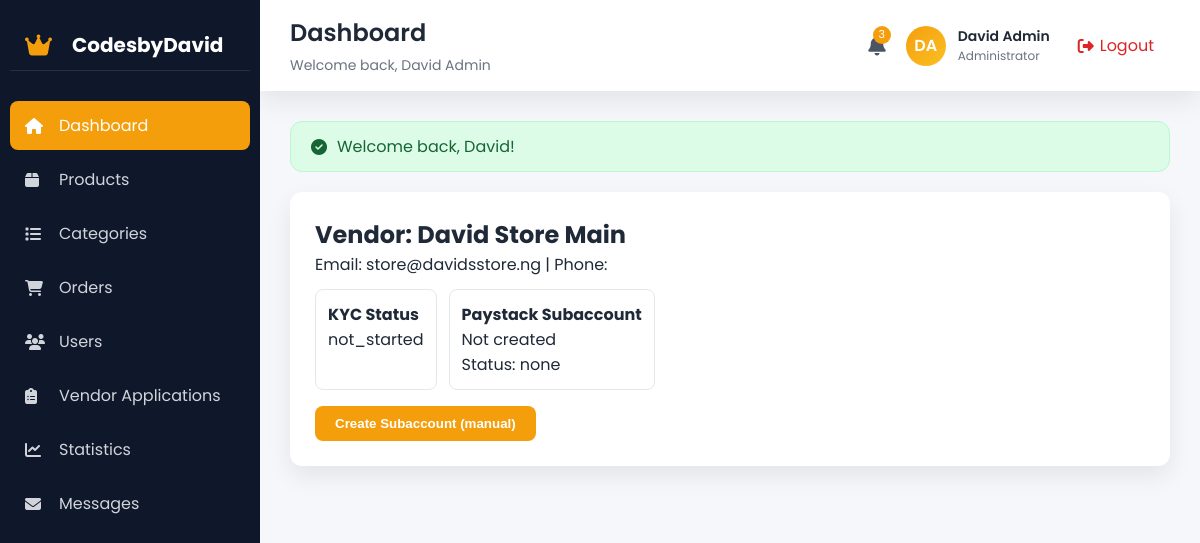
Screenshot of /admin/vendor_detail.php?id=1 (signed in) with the database file from the repository.
### tables this page shows
CREATE TABLE IF NOT EXISTS users (
    id INT AUTO_INCREMENT PRIMARY KEY,
    first_name VARCHAR(100) NOT NULL,
    last_name VARCHAR(100) NOT NULL,
    email VARCHAR(255) NOT NULL UNIQUE,
    password_hash VARCHAR(255) NOT NULL,
    phone VARCHAR(30),
    role ENUM('customer', 'admin') DEFAULT 'customer',
    is_active TINYINT(1) DEFAULT 1,
    last_login_at TIMESTAMP NULL,
    created_at TIMESTAMP DEFAULT CURRENT_TIMESTAMP,
    updated_at TIMESTAMP DEFAULT CURRENT_TIMESTAMP ON UPDATE CURRENT_TIMESTAMP
);

CREATE TABLE IF NOT EXISTS vendors (
    id INT AUTO_INCREMENT PRIMARY KEY,
    name VARCHAR(100) NOT NULL,
    email VARCHAR(255) NOT NULL,
    phone VARCHAR(30),
    is_active TINYINT(1) DEFAULT 1,
    created_at TIMESTAMP DEFAULT CURRENT_TIMESTAMP
);

### includes/functions.php (called while the page is built, shortened)
<?php
require_once __DIR__ . '/mail.php';
function e(?string $value): string
{
    return htmlspecialchars($value ?? '', ENT_QUOTES, 'UTF-8');
}
function get_flash(): ?array
{
    if (!empty($_SESSION['flash'])) {
        $flash = $_SESSION['flash'];
        return $flash;
    }
    return null;
}
function is_logged_in(): bool
{
    return !empty($_SESSION['user_id']);
}
function require_admin(): void
{
    $user = current_user();
}
function current_user(): ?array
{
    global $conn;
    $user_id = (int) ($_SESSION['user_id'] ?? 0);
    $stmt = $conn->prepare('SELECT id, first_name, last_name, email, role, is_active FROM users WHERE id = ? LIMIT 1');
    $stmt->bind_param('i', $user_id);
    $stmt->execute();
    $user = $stmt->get_result()->fetch_assoc();
    return [
        'id' => $user['id'],
        'name' => $_SESSION['user_name'],
        'email' => $user['email'] ?? '',
        'role' => $_SESSION['user_role'] ?? 'customer',
    ];
}

### admin/vendor_detail.php (the view, shortened to what this page needs)
<?php
require_once __DIR__ . '/../includes/db.php';
require_once __DIR__ . '/../includes/functions.php';
require_once __DIR__ . '/../includes/paystack.php';
require_admin();
$vendor_id = (int) ($_GET['id'] ?? 0);
$stmt = $conn->prepare('SELECT * FROM vendors WHERE id = ? LIMIT 1');
$stmt->bind_param('i', $vendor_id);
$stmt->execute();
$vendor = $stmt->get_result()->fetch_assoc();
require_once __DIR__ . '/../includes/dashboard-header.php';
require_once __DIR__ . '/../includes/sidebar.php';
require_once __DIR__ . '/../includes/dashboard-topbar.php';
?>
<div class="dashboard-grid">
    <div class="dashboard-card" style="grid-column: 1 / -1;">
        <h2>Vendor: <?= e($vendor['store_name'] ?? $vendor['name']) ?></h2>
        <p>Email: <?= e($vendor['email']) ?> | Phone: <?= e($vendor['phone']) ?></p>
        <div style="display:flex;gap:12px;margin-top:12px;">
            <div style="padding:12px;border:1px solid #e5e7eb;border-radius:8px;">
                <strong>KYC Status</strong>
                <div><?= e($vendor['kyc_status'] ?? 'not_started') ?></div>
            </div>
            <div style="padding:12px;border:1px solid #e5e7eb;border-radius:8px;">
                <strong>Paystack Subaccount</strong>
                <div><?= e($vendor['paystack_subaccount_code'] ?? 'Not created') ?></div>
                <div>Status: <?= e($vendor['paystack_subaccount_status'] ?? 'none') ?></div>
            </div>
        </div>
        <div style="margin-top:16px;">
            <form method="post">
                <button class="dashboard-btn dashboard-btn-primary">Create Subaccount (manual)</button>
            </form>
        </div>
    </div>
</div>
<?php require_once __DIR__ . '/../includes/dashboard-footer.php'; ?>

### includes/dashboard-topbar.php (shortened to what this page needs)
<?php
$user_role = $user_role ?? 'admin';
$page_name = $page_name ?? 'Dashboard';
$user = $user ?? null;
$logout_url = $logout_url ?? APP_URL . '/actions/logout.php';
$user_initials = 'U';
$user_name = 'User';
$user = $user ?? current_user();
if ($user) {
    $user_name = trim(($user['name'] ?? '') ?: (($user['first_name'] ?? '') . ' ' . ($user['last_name'] ?? '')));
    $user_name = $user_name !== '' ? $user_name : 'User';
    $user_initials = 'U';
    $name_parts = preg_split('/\s+/', trim($user_name));
    if (!empty($name_parts)) {
        $first = strtoupper(substr($name_parts[0], 0, 1));
        $last = isset($name_parts[1]) ? strtoupper(substr($name_parts[1], 0, 1)) : '';
        $user_initials = $first . $last;
    }
}
$role_display = match ($user_role) {
    'super_admin' => 'Super Admin',
    'admin' => 'Administrator',
    'vendor' => 'Vendor',
    'customer' => 'Customer',
    default => 'User',
};
?>
        <div class="dashboard-main">
            <header class="dashboard-topbar">
                <div class="left">
                    <div>
                        <h1><?php echo htmlspecialchars($page_name); ?></h1>
                        <p>Welcome back, <?php echo htmlspecialchars($user_name); ?></p>
                    </div>
                </div>
                <div class="right">
                    <div class="notif-icon">
                        <i class="fas fa-bell"></i>
                        <span>3</span>
                    </div>
                    <div class="user">
                        <div class="avatar"><?php echo $user_initials; ?></div>
                        <div class="user-info">
                            <div class="name"><?php echo $user_name; ?></div>
                            <div class="role"><?php echo $role_display; ?></div>
                        </div>
                        <a href="<?php echo htmlspecialchars($logout_url); ?>" class="logout-btn">
                            <i class="fas fa-sign-out-alt"></i> Logout
                        </a>
                    </div>
                </div>
            </header>
            <main class="dashboard-content">
                <?php if ($flash = get_flash()): ?>
                    <div class="flash-message <?= e($flash['type']) ?>">
                        <i class="fas fa-<?= $flash['type'] === 'success' ? 'check-circle' : ($flash['type'] === 'error' ? 'exclamation-circle' : 'info-circle') ?>"></i>
                        <span><?= e($flash['message']) ?></span>
                    </div>
                <?php endif; ?>

### assets/css/dashboard.css (style rules this page uses)
:root { --primary: #f59e0b; --dark: #0f172a; --white: #ffffff; --background: #f5f7fb; --card: #ffffff; --text: #1f2937; --border: #e5e7eb; --radius: 12px; --shadow: 0 10px 25px rgba(0,0,0,.08); }
* { margin: 0; padding: 0; box-sizing: border-box; }
body { font-family: 'Poppins', sans-serif; background: var(--background); color: var(--text); }
.dashboard-main { flex: 1; margin-left: 260px; display: flex; flex-direction: column; }
.dashboard-topbar { background: var(--card); padding: 15px 30px; display: flex; justify-content: space-between; align-items: center; box-shadow: var(--shadow); position: sticky; top: 0; z-index: 999; }
.dashboard-topbar .left h1 { font-size: 24px; font-weight: 600; margin-bottom: 5px; }
.dashboard-topbar .left p { font-size: 14px; color: #6b7280; }
.dashboard-topbar .right { display: flex; align-items: center; gap: 20px; }
.dashboard-topbar .notif-icon { position: relative; cursor: pointer; font-size: 20px; color: #4b5563; }
.dashboard-topbar .notif-icon span { position: absolute; top: -5px; right: -5px; width: 18px; height: 18px; background: var(--primary); color: #fff; font-size: 11px; display: flex; align-items: center; justify-content: center; border-radius: 50%; }
.dashboard-topbar .user { display: flex; align-items: center; gap: 12px; }
.dashboard-topbar .avatar { width: 40px; height: 40px; border-radius: 50%; background: linear-gradient(135deg, var(--primary), #fbbf24); display: flex; align-items: center; justify-content: center; font-weight: 600; color: #fff; font-size: 16px; }
.dashboard-topbar .user-info { text-align: left; }
.dashboard-topbar .user-info .name { font-weight: 600; font-size: 14px; }
.dashboard-topbar .user-info .role { font-size: 12px; color: #6b7280; }
.dashboard-topbar .logout-btn { color: #dc2626; text-decoration: none; display: flex; align-items: center; gap: 6px; padding: 8px 16px; border-radius: 8px; transition: all .3s; }
.dashboard-content { padding: 30px; flex: 1; }
.flash-message { padding: 12px 20px; border-radius: var(--radius); margin-bottom: 20px; display: flex; align-items: center; gap: 10px; }
.flash-message.success { background: #dcfce7; color: #166534; border: 1px solid #bbf7d0; }
.dashboard-card { background: var(--card); border-radius: var(--radius); padding: 25px; box-shadow: var(--shadow); }
.dashboard-grid { display: grid; grid-template-columns: repeat(auto-fit, minmax(240px, 1fr)); gap: 25px; margin-bottom: 30px; }
.dashboard-btn { padding: 10px 20px; border-radius: 8px; border: none; font-weight: 600; cursor: pointer; transition: all 0.3s ease; text-decoration: none; display: inline-flex; align-items: center; gap: 8px; }
.dashboard-btn-primary { background: var(--primary); color: #fff; }

### rows the page displays
users: user_initials "DA"
vendors: name "David Store Main", email "store@davidsstore.ng"

### other values shown
$item['name'] "Dashboard"
$item['name'] "Products"
$item['name'] "Categories"
$item['name'] "Orders"
$item['name'] "Users"
$item['name'] "Vendor Applications"
$item['name'] "Statistics"
$item['name'] "Messages"
$page_name "Dashboard"
$user_name "David Admin"
$role_display "Administrator"
$flash['message'] "Welcome back, David!"
$vendor['kyc_status'] "not_started"
$vendor['paystack_subaccount_code'] "Not created"
$vendor['paystack_subaccount_status'] "none"
